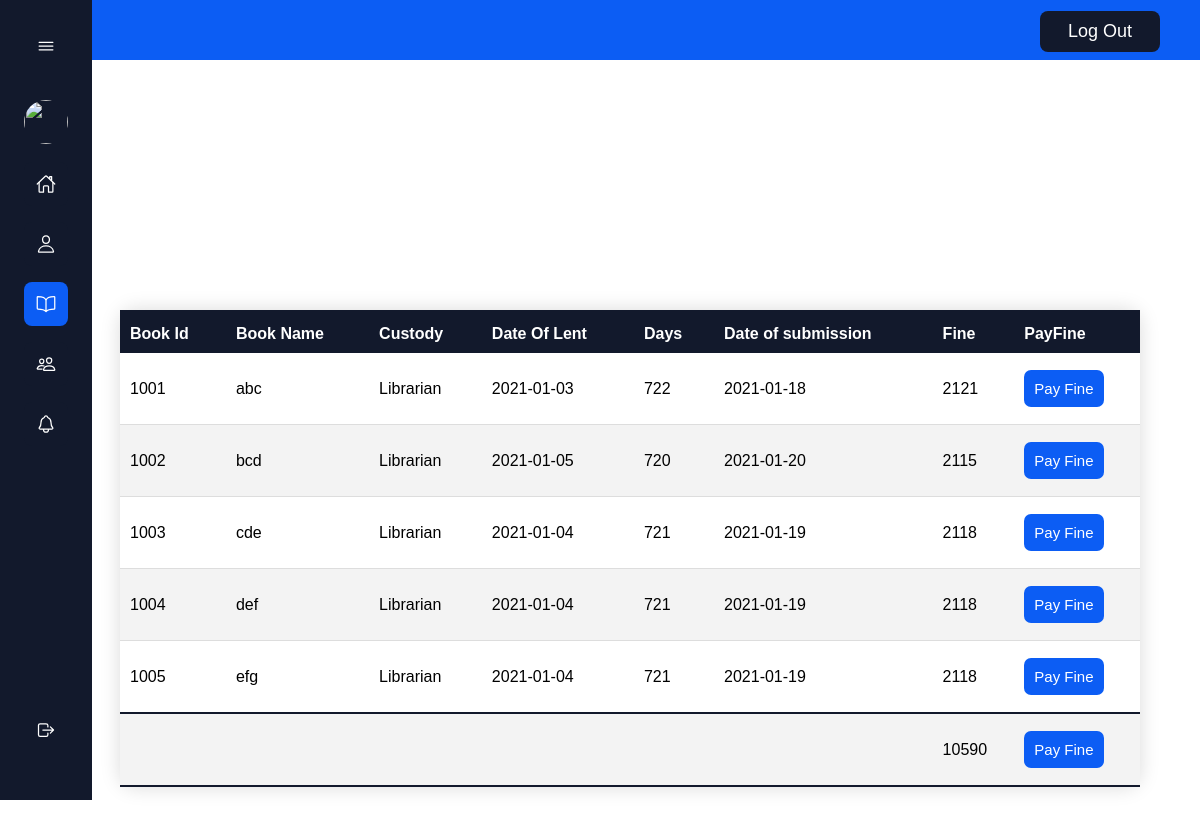
Screenshot of /librarian-finestatus.php (signed in) with the database file from the repository.
### tables this page shows
CREATE TABLE `books` (
  `BookName` varchar(80) NOT NULL,
  `BookId` varchar(20) NOT NULL,
  `BarCode` varchar(255) NOT NULL,
  `Custody` varchar(20) NOT NULL,
  `DateOfLent` timestamp NOT NULL DEFAULT current_timestamp() ON UPDATE current_timestamp()
);

### librarian-finestatus.php (the view, shortened to what this page needs)
<?php
require 'librarian-nav.php' ;
?>
<?php
$servername = "localhost";
$username = "root";
$password = "";
$dbname = "librarianbot";
$conn = new mysqli($servername, $username, $password, $dbname);
$sql = "SELECT * FROM books";
$result = $conn->query($sql);
if ($result->num_rows > 0) {
    ?>
<html>
<table class="content-table">
  <thead>
    <tr>
        <th>Book Id</th>
        <th>Book Name</th>
        <th>Custody</th>
        <th>Date Of Lent</th>
        <th>Days</th>
        <th>Date of submission</th>
        <th>Fine</th>
        <th>PayFine</th>
    </tr>
  </thead>
  <tbody>
  <?php
    $total_fine=0;
    while($row = $result->fetch_assoc()) {
        $fine_per_day = 3;
        $to_date = time();
        $fine=0;
        $from_date = strtotime($row['DateOfLent']);
        $day_diff = $to_date - $from_date;
        $fine_days = floor($day_diff/(60*60*24));
        $Total_days = $fine_days;
        if($fine_days>15){
            $fine_days = $fine_days - 15;
            $fine = $fine_days * $fine_per_day;
            $total_fine+=$fine;
        }
        else{
        $fine = 0;
        }
?>
      <tr>
        <td><?php echo $row['BookId']; ?></td>
        <td><?php echo $row['BookName']; ?></td>
        <td><?php echo $row['Custody']; ?></td>
        <td><?php echo date('Y-m-d', strtotime($row['DateOfLent'])); ?></td>
        <td><?php echo $Total_days; ?></td>
        <td><?php echo date('Y-m-d', strtotime($row['DateOfLent']."+15 day")); ?></td>
        <td><?php echo $fine ?></td>
      <?php if($Total_days>15){ ?>
          <td><button class="button button1">Pay Fine</button> </td>
            <?php }
                  else{ ?>
          <td> </td>
            <?php }
        ?>
    </tr>
    <?php
      }
      } else {
        echo "0 results";
      }
    ?>
        <td></td>
        <td></td>
        <td></td>
        <td></td>
        <td></td>
        <td></td>
        <td><?php echo $total_fine ?></td>
      <?php if($total_fine>0){ ?>
          <td><button class="button button1">Pay Fine</button> </td>
            <?php }
                  else{ ?>
          <td> </td>
            <?php }
        ?>
  </tbody>
</table>
</html>

### librarian-nav.php (style rules this page uses)
:root { --nav-width: 92px; --first-color: #0C5DF4; --bg-color: #12192C; --sub-color: #B6CEFC; --white-color: #FFF; --body-font: 'Poppins', sans-serif; --normal-font-size: 1rem; --small-font-size: .875rem; --z-fixed: 100; }
body { margin:0px 0px; }
*,::before,::after { box-sizing: border-box; }
body { position: relative; margin: 0; padding: 0rem 0 0 0rem; font-family: var(--body-font); font-size: var(--normal-font-size); transition: .5s; }

### librarian-finestatus.php (style rules this page uses)
* { font-family: sans-serif; }
.content-table { border-collapse: collapse; margin: 250px 10%; font-size: 1em; border-radius: 15px; box-shadow: 0 0 20px rgba(0, 0, 0, 0.15); width:85%; }
.content-table thead tr { background-color: #12192C; color: #ffffff; text-align: left; font-weight: bold; padding:40px 10px; }
.content-table thead tr th { padding:15px 15px 10px 10px; }
.content-table th, .content-table td { padding: 17px 10px; }
.content-table tbody tr { border-bottom: 1px solid #dddddd; }
.content-table tbody tr:nth-of-type(even) { background-color: #f3f3f3; }
.button { border-radius: 7px; border: none; color: #FFFFFF; text-align: center; font-size: 15px; padding: 10px 10px; transition: all 0.5s; cursor: pointer; margin-right: 0px; margin-left:0px; }
.button1 { background-color: #0C5DF4; }

### rows the page displays
books: BookId "1001", BookName "abc", Custody "Librarian", DateOfLent "2021-01-03", DateOfLent "722", DateOfLent "2021-01-18", fine "2121", shows "Pay Fine"
books: BookId "1002", BookName "bcd", Custody "Librarian", DateOfLent "2021-01-05", DateOfLent "720", DateOfLent "2021-01-20", fine "2115", shows "Pay Fine"
books: BookId "1003", BookName "cde", Custody "Librarian", DateOfLent "2021-01-04", DateOfLent "721", DateOfLent "2021-01-19", fine "2118", shows "Pay Fine"
books: BookId "1004", BookName "def", Custody "Librarian", DateOfLent "2021-01-04", DateOfLent "721", DateOfLent "2021-01-19", fine "2118", shows "Pay Fine"
books: BookId "1005", BookName "efg", Custody "Librarian", DateOfLent "2021-01-04", DateOfLent "721", DateOfLent "2021-01-19", fine "2118", shows "Pay Fine"

### other values shown
$total_fine "10590"
